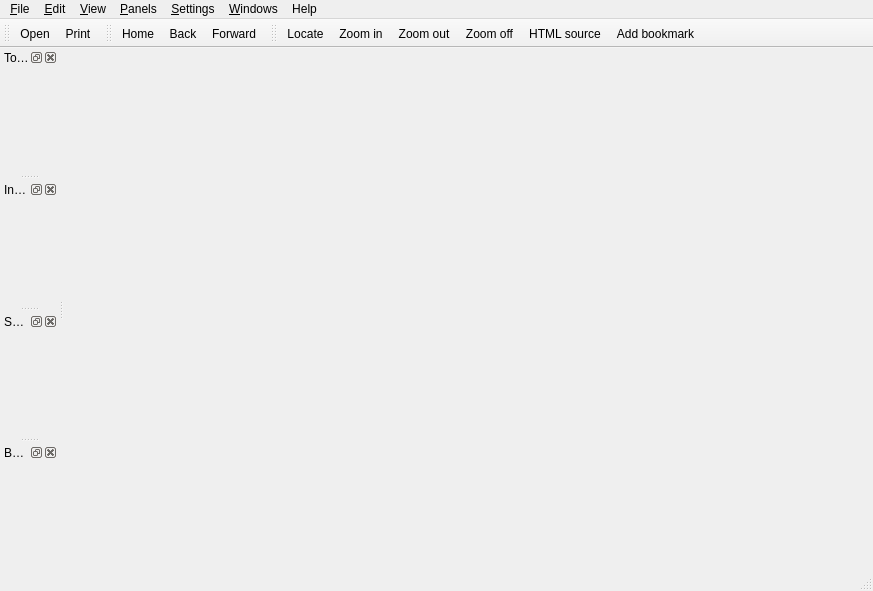
<?xml version="1.0" encoding="UTF-8"?>
<ui version="4.0">
 <class>MainWindow</class>
 <widget class="QMainWindow" name="MainWindow">
  <property name="geometry">
   <rect>
    <x>0</x>
    <y>0</y>
    <width>873</width>
    <height>591</height>
   </rect>
  </property>
  <property name="windowTitle">
   <string>pychmviewer</string>
  </property>
  <property name="windowIcon">
   <iconset>
    <normaloff>:/images/pychmviewer.png</normaloff>:/images/pychmviewer.png</iconset>
  </property>
  <property name="dockOptions">
   <set>QMainWindow::AllowTabbedDocks|QMainWindow::AnimatedDocks</set>
  </property>
  <widget class="QWidget" name="widget">
   <layout class="QHBoxLayout" name="horizontalLayout">
    <item>
     <widget class="PyChmTabs" name="WebViewsWidget" native="true"/>
    </item>
   </layout>
  </widget>
  <widget class="QMenuBar" name="menubar">
   <property name="geometry">
    <rect>
     <x>0</x>
     <y>0</y>
     <width>873</width>
     <height>23</height>
    </rect>
   </property>
   <widget class="QMenu" name="menu_Settings">
    <property name="title">
     <string>&amp;Settings</string>
    </property>
    <addaction name="settings_SettingsAction"/>
   </widget>
   <widget class="QMenu" name="menu_File">
    <property name="title">
     <string>&amp;File</string>
    </property>
    <addaction name="actionOpenFile"/>
    <addaction name="actionPrintPage"/>
    <addaction name="actionExtractFile"/>
    <addaction name="separator"/>
    <addaction name="actionQuitApp"/>
   </widget>
   <widget class="QMenu" name="menu_View">
    <property name="title">
     <string>&amp;View</string>
    </property>
    <addaction name="actionZoomIn"/>
    <addaction name="actionZoomOut"/>
    <addaction name="actionZoomOff"/>
    <addaction name="separator"/>
    <addaction name="actionChangeEncoding"/>
    <addaction name="actionViewHtmlSource"/>
    <addaction name="separator"/>
    <addaction name="actionLocate"/>
    <addaction name="separator"/>
   </widget>
   <widget class="QMenu" name="menu_Panels">
    <property name="title">
     <string>&amp;Panels</string>
    </property>
    <addaction name="actionToggleSidebar"/>
    <addaction name="separator"/>
   </widget>
   <widget class="QMenu" name="menuHelp">
    <property name="title">
     <string>Help</string>
    </property>
    <addaction name="actionAbout"/>
   </widget>
   <widget class="QMenu" name="menu_Edit">
    <property name="title">
     <string>&amp;Edit</string>
    </property>
    <addaction name="actionCopy"/>
    <addaction name="actionSelectAll"/>
    <addaction name="separator"/>
    <addaction name="actionFind"/>
    <addaction name="actionFindNext"/>
    <addaction name="actionFindPrevious"/>
   </widget>
   <widget class="QMenu" name="menu_Windows">
    <property name="title">
     <string>&amp;Windows</string>
    </property>
   </widget>
   <addaction name="menu_File"/>
   <addaction name="menu_Edit"/>
   <addaction name="menu_View"/>
   <addaction name="menu_Panels"/>
   <addaction name="menu_Settings"/>
   <addaction name="menu_Windows"/>
   <addaction name="menuHelp"/>
  </widget>
  <widget class="QToolBar" name="mainToolbar">
   <property name="windowTitle">
    <string>general toolbar</string>
   </property>
   <property name="orientation">
    <enum>Qt::Horizontal</enum>
   </property>
   <attribute name="toolBarArea">
    <enum>TopToolBarArea</enum>
   </attribute>
   <attribute name="toolBarBreak">
    <bool>false</bool>
   </attribute>
   <addaction name="actionOpenFile"/>
   <addaction name="actionPrintPage"/>
  </widget>
  <widget class="QToolBar" name="navToolbar">
   <property name="windowTitle">
    <string>navigation toolbar</string>
   </property>
   <property name="orientation">
    <enum>Qt::Horizontal</enum>
   </property>
   <attribute name="toolBarArea">
    <enum>TopToolBarArea</enum>
   </attribute>
   <attribute name="toolBarBreak">
    <bool>false</bool>
   </attribute>
   <addaction name="nav_actionHome"/>
   <addaction name="nav_actionBack"/>
   <addaction name="nav_actionForward"/>
  </widget>
  <widget class="QToolBar" name="viewToolbar">
   <property name="windowTitle">
    <string>action toolbar</string>
   </property>
   <property name="orientation">
    <enum>Qt::Horizontal</enum>
   </property>
   <attribute name="toolBarArea">
    <enum>TopToolBarArea</enum>
   </attribute>
   <attribute name="toolBarBreak">
    <bool>false</bool>
   </attribute>
   <addaction name="actionLocate"/>
   <addaction name="actionZoomIn"/>
   <addaction name="actionZoomOut"/>
   <addaction name="actionZoomOff"/>
   <addaction name="actionViewHtmlSource"/>
   <addaction name="bookmark_AddAction"/>
  </widget>
  <widget class="QStatusBar" name="mainStatusBar"/>
  <widget class="QDockWidget" name="dockTopics">
   <property name="acceptDrops">
    <bool>false</bool>
   </property>
   <property name="statusTip">
    <string>Topics</string>
   </property>
   <property name="accessibleDescription">
    <string/>
   </property>
   <property name="windowTitle">
    <string>Topics</string>
   </property>
   <attribute name="dockWidgetArea">
    <number>1</number>
   </attribute>
   <widget class="QWidget" name="dockWidgetContents"/>
  </widget>
  <widget class="QDockWidget" name="dockIndex">
   <property name="statusTip">
    <string>Index</string>
   </property>
   <property name="windowTitle">
    <string>Index</string>
   </property>
   <attribute name="dockWidgetArea">
    <number>1</number>
   </attribute>
   <widget class="QWidget" name="dockWidgetContents_2"/>
  </widget>
  <widget class="QDockWidget" name="dockSearch">
   <property name="statusTip">
    <string>Search</string>
   </property>
   <property name="windowTitle">
    <string>Search</string>
   </property>
   <attribute name="dockWidgetArea">
    <number>1</number>
   </attribute>
   <widget class="QWidget" name="dockWidgetContents_3"/>
  </widget>
  <widget class="QDockWidget" name="dockBookmark">
   <property name="statusTip">
    <string>Bookmark</string>
   </property>
   <property name="accessibleName">
    <string/>
   </property>
   <property name="windowTitle">
    <string>Bookmark</string>
   </property>
   <attribute name="dockWidgetArea">
    <number>1</number>
   </attribute>
   <widget class="QWidget" name="dockWidgetContents_4"/>
  </widget>
  <action name="actionPrintPage">
   <property name="icon">
    <iconset resource="resources/images.qrc">
     <normaloff>:/images/icon_print.png</normaloff>:/images/icon_print.png</iconset>
   </property>
   <property name="text">
    <string>&amp;Print...</string>
   </property>
   <property name="iconText">
    <string>Print</string>
   </property>
   <property name="toolTip">
    <string>Print current page</string>
   </property>
   <property name="whatsThis">
    <string>Prints currently opened page.</string>
   </property>
   <property name="shortcut">
    <string>Ctrl+P</string>
   </property>
  </action>
  <action name="settings_SettingsAction">
   <property name="text">
    <string>&amp;Application settings...</string>
   </property>
   <property name="toolTip">
    <string>Change the application settings</string>
   </property>
   <property name="whatsThis">
    <string>Change the application settings</string>
   </property>
  </action>
  <action name="bookmark_AddAction">
   <property name="icon">
    <iconset resource="resources/images.qrc">
     <normaloff>:/images/icon_add_bookmark.png</normaloff>:/images/icon_add_bookmark.png</iconset>
   </property>
   <property name="text">
    <string>&amp;Add bookmark</string>
   </property>
   <property name="toolTip">
    <string>Adds a bookmark for currently opened page</string>
   </property>
   <property name="whatsThis">
    <string>Adds a bookmark for currently opened page. Remembers the opened page, and scroll position. Bookmarks are accessible through Bookmarks menu or tab.</string>
   </property>
   <property name="shortcut">
    <string>Ctrl+B</string>
   </property>
  </action>
  <action name="actionZoomIn">
   <property name="icon">
    <iconset resource="resources/images.qrc">
     <normaloff>:/images/icon_font_increase.png</normaloff>:/images/icon_font_increase.png</iconset>
   </property>
   <property name="text">
    <string>Zoom &amp;in</string>
   </property>
   <property name="toolTip">
    <string>Increase the font size</string>
   </property>
   <property name="whatsThis">
    <string>Increases the document font size.</string>
   </property>
   <property name="shortcut">
    <string>=</string>
   </property>
  </action>
  <action name="actionZoomOut">
   <property name="icon">
    <iconset resource="resources/images.qrc">
     <normaloff>:/images/icon_font_decrease.png</normaloff>:/images/icon_font_decrease.png</iconset>
   </property>
   <property name="text">
    <string>Zoom &amp;out</string>
   </property>
   <property name="toolTip">
    <string>Decrease the font size</string>
   </property>
   <property name="whatsThis">
    <string>Decreases the document font size.</string>
   </property>
   <property name="shortcut">
    <string>-</string>
   </property>
  </action>
  <action name="actionZoomOff">
   <property name="icon">
    <iconset resource="resources/images.qrc">
     <normaloff>:/images/icon_font_norm.png</normaloff>:/images/icon_font_norm.png</iconset>
   </property>
   <property name="text">
    <string>Zoom &amp;off</string>
   </property>
   <property name="toolTip">
    <string>restore normal font size</string>
   </property>
   <property name="whatsThis">
    <string>set the document font size normal.</string>
   </property>
   <property name="shortcut">
    <string>Ctrl+R</string>
   </property>
  </action>
  <action name="actionViewHtmlSource">
   <property name="icon">
    <iconset resource="resources/images.qrc">
     <normaloff>:/images/icon_view_source.png</normaloff>:/images/icon_view_source.png</iconset>
   </property>
   <property name="text">
    <string>&amp;HTML Source</string>
   </property>
   <property name="iconText">
    <string>HTML source</string>
   </property>
   <property name="toolTip">
    <string>View HTML source of current page</string>
   </property>
   <property name="whatsThis">
    <string>Shows the HTML source of currently opened page</string>
   </property>
   <property name="shortcut">
    <string>Ctrl+U</string>
   </property>
  </action>
  <action name="view_Toggle_fullscreen_action">
   <property name="checkable">
    <bool>true</bool>
   </property>
   <property name="text">
    <string>Enable &amp;full screen mode</string>
   </property>
   <property name="whatsThis">
    <string>Enters or leaves the fullscreen mode</string>
   </property>
   <property name="shortcut">
    <string>F11</string>
   </property>
   <property name="autoRepeat">
    <bool>false</bool>
   </property>
  </action>
  <action name="view_Toggle_contents_action">
   <property name="checkable">
    <bool>true</bool>
   </property>
   <property name="checked">
    <bool>true</bool>
   </property>
   <property name="text">
    <string>Enable &amp;side window</string>
   </property>
   <property name="whatsThis">
    <string>Shows or hides the size window (with Content, Index, Search and Bookmark tabs)</string>
   </property>
   <property name="shortcut">
    <string>F9</string>
   </property>
   <property name="autoRepeat">
    <bool>false</bool>
   </property>
  </action>
  <action name="actionLocate">
   <property name="icon">
    <iconset resource="resources/images.qrc">
     <normaloff>:/images/icon_locate_in_content.png</normaloff>:/images/icon_locate_in_content.png</iconset>
   </property>
   <property name="text">
    <string>&amp;Locate </string>
   </property>
   <property name="toolTip">
    <string>Locate the current page in side panel</string>
   </property>
   <property name="whatsThis">
    <string>If the current page is present in the Table of Contents, locate it there. </string>
   </property>
   <property name="shortcut">
    <string>Ctrl+L</string>
   </property>
  </action>
  <action name="actionChangeEncoding">
   <property name="text">
    <string>&amp;Encoding</string>
   </property>
   <property name="whatsThis">
    <string>Changes the current document encoding. </string>
   </property>
  </action>
  <action name="actionOpenFile">
   <property name="icon">
    <iconset resource="resources/images.qrc">
     <normaloff>:/images/icon_open_file.png</normaloff>:/images/icon_open_file.png</iconset>
   </property>
   <property name="text">
    <string>&amp;Open...</string>
   </property>
   <property name="toolTip">
    <string>Open a CHM file</string>
   </property>
   <property name="whatsThis">
    <string>Opens a new CHM file</string>
   </property>
   <property name="shortcut">
    <string>Ctrl+O</string>
   </property>
  </action>
  <action name="nav_actionBack">
   <property name="icon">
    <iconset resource="resources/images.qrc">
     <normaloff>:/images/icon_back.png</normaloff>:/images/icon_back.png</iconset>
   </property>
   <property name="text">
    <string>Back</string>
   </property>
   <property name="toolTip">
    <string>Navigate back</string>
   </property>
   <property name="whatsThis">
    <string>Navigate back in navigation history</string>
   </property>
  </action>
  <action name="nav_actionForward">
   <property name="icon">
    <iconset resource="resources/images.qrc">
     <normaloff>:/images/icon_forward.png</normaloff>:/images/icon_forward.png</iconset>
   </property>
   <property name="text">
    <string>Forward</string>
   </property>
   <property name="toolTip">
    <string>Navigate forward</string>
   </property>
   <property name="whatsThis">
    <string>Navigate forward in navigation history</string>
   </property>
  </action>
  <action name="nav_actionHome">
   <property name="icon">
    <iconset resource="resources/images.qrc">
     <normaloff>:/images/icon_home.png</normaloff>:/images/icon_home.png</iconset>
   </property>
   <property name="text">
    <string>Home</string>
   </property>
   <property name="toolTip">
    <string>Navigate home</string>
   </property>
   <property name="whatsThis">
    <string>Navigate to the document Home page, as specified in the document.</string>
   </property>
  </action>
  <action name="actionAbout">
   <property name="text">
    <string>&amp;About</string>
   </property>
   <property name="shortcut">
    <string>F1</string>
   </property>
  </action>
  <action name="actionExtractFile">
   <property name="text">
    <string>&amp;Extract</string>
   </property>
   <property name="iconText">
    <string>Extract</string>
   </property>
   <property name="toolTip">
    <string>Extract current CHM file</string>
   </property>
   <property name="whatsThis">
    <string>Extract current CHM </string>
   </property>
   <property name="shortcut">
    <string>Ctrl+E</string>
   </property>
  </action>
  <action name="actionQuitApp">
   <property name="text">
    <string>&amp;Quit</string>
   </property>
   <property name="shortcut">
    <string>Ctrl+Q</string>
   </property>
  </action>
  <action name="actionToggleSidebar">
   <property name="text">
    <string>Toggle Sidebar</string>
   </property>
  </action>
  <action name="actionCopy">
   <property name="text">
    <string>&amp;Copy</string>
   </property>
  </action>
  <action name="actionSelectAll">
   <property name="text">
    <string>&amp;Select All</string>
   </property>
  </action>
  <action name="actionFind">
   <property name="text">
    <string>&amp;Find</string>
   </property>
   <property name="shortcut">
    <string>Ctrl+F</string>
   </property>
  </action>
  <action name="actionSave">
   <property name="text">
    <string>Save</string>
   </property>
  </action>
  <action name="actionFindNext">
   <property name="text">
    <string>Find &amp;Next</string>
   </property>
   <property name="shortcut">
    <string>F3</string>
   </property>
  </action>
  <action name="actionFindPrevious">
   <property name="text">
    <string>Find &amp;Previous</string>
   </property>
   <property name="shortcut">
    <string>Shift+F3</string>
   </property>
  </action>
 </widget>
 <layoutdefault spacing="6" margin="11"/>
 <customwidgets>
  <customwidget>
   <class>PyChmTabs</class>
   <extends>QWidget</extends>
   <header>pychmtabs.h</header>
   <container>1</container>
  </customwidget>
 </customwidgets>
 <resources>
  <include location="resources/images.qrc"/>
 </resources>
 <connections/>
</ui>
